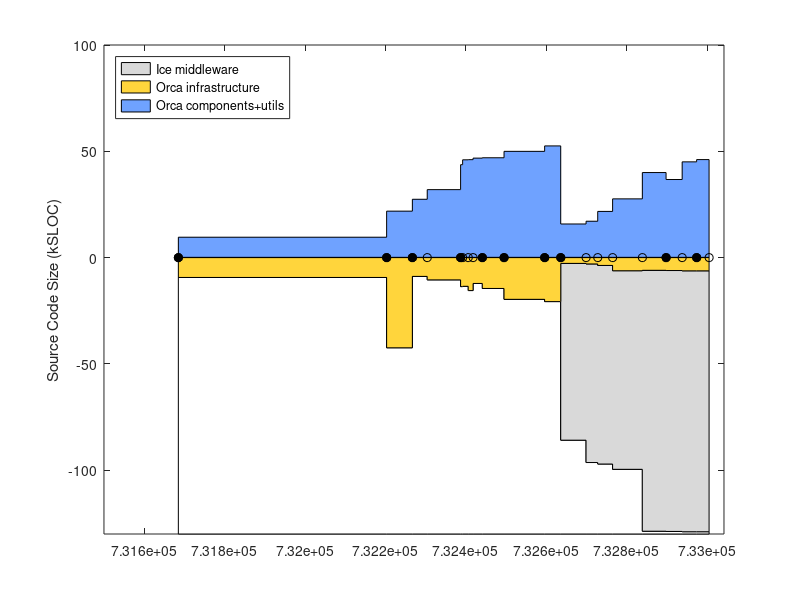

This figure's MATLAB source: (Note: this script raises an error after producing the figure.)
% keep track of orca project size using sloccount
clear all

% include/* except: include/{Freeze IceSSL IcePatch2}
% src/{Ice Slice IceGrid icecpp IceStorm slice2cpp IceUtil IceBox IceXML}
Sice212 = [
(7842-1000) + (22093+18419+11499+10568+4392+4200+4252+567+316)
];
Sice301 = [
(8164-1000) + (23018+19384+19169+10596+4479+4343+4308+622+319)
];
% same as above, but now also add Java:
% src/{IceInternal Ice IceUtil IceBox}
Sice310 = [
(8810-1200) + (24275+20494+22689+10587+4569+4877+4770+667+319) + (13190+6915+1262+493)
];
Sice320 = Sice310;

% for comparison, ASN
Sasn = 90433;

% indeces
iyy=1;
imm=2;
idd=3;
iver=4;
isub=5;
ibase=6;
icomp=7;

Sorca = [ ...
% YY    MM  DD  ?   SUB     BASE        COMP             VERSION
% 0.8.6: a single distro, divide in halves arbitrarily
2003    4   14  1   0       18930/2     18930/2;          % 0.8.6 (last change in doc/ChangeLog
% BASE: orca-base
% COMP: orca-components
2004    9   13  1   0       42543       21726;            % 0.11.0
2004    11  16  1   0       8963        27310;            % 0.12.0
2004    12  23  0   0       10596       31845;            % 0.12.1
2005    3  16   1   0       13767       43576;            % 0.13.0
2005    3  21   0   0       13620       45874;            % 0.13.1
2005    4   4   0   0       15630       45944;            % 0.13.2
2005    4   16  0   0       12283       46666;            % 0.13.3
2005    5   9   1   0       14639       46837;            % 0.14.0
2005    7   2   1   0       19751       49854;            % 0.15.0
2005    10  11  1   0       20818       52408;            % 1.0.0
% BASE: just orcaice + interfaces/slice
% COMP: comp + util - orcaice 
2005    11  20  1   Sice212 2320+530    9226+8781-2320;   % 2.0.0-rc1
2006    1   22  0   Sice301 2511+596    9801+9695-2511;   % 2.0.0-rc2
2006    2   20  0   Sice301 2998+813    9867+14734-2998;  % 2.0.0-rc3
2006    3   29  0   Sice301 5250+1052   14625+18131-5250; % 2.0.0-rc4
2006    6   11  0   Sice310 4985+1116   19999+24867-4985; % 2.0.0-rc5
2006    8   9   1   Sice310 5086+1116   19979+21711-5086; % 2.0.0
2006    9   18  0   Sice310 5251+1094   19317+30847-5251  % 2.0.1
2006    10  24  1   Sice310 5251+1094   20049+31180-5251  % 2.0.1+
];
Vorca ={'0.8.6', '0.11.0', '0.12.0', '0.12.1', '0.13.0', '0.13.1', '0.13.2', '0.13.3', '0.14.0', '0.15.0', '1.0.0', ...
    '2.0.0-rc1', '2.0.0-rc2', '2.0.0-rc3', '2.0.0-rc4', '2.0.0-rc5', '2.0.0', '2.0.1', '2.0.1+' }';

% add a dummy release just for display
Sorca(end+1,:) = Sorca(end,:);
Sorca(end,imm) = Sorca(end,imm)+1;
Sorca(end,iver) = 0;
Vorca{end+1} = 'dummy';

% convert dates
Torca = datenum(Sorca(:,iyy),Sorca(:,imm),Sorca(:,idd));

% 2nd digit releases
i2 = (Sorca(:,iver)==1);
Torca2 = Torca(i2);
Vorca2 = Vorca(i2);

Splayer = [ 
% YY    MM  DD  ?   SUB     BASE                COMP           VERSION
% BASE: (server-drivers)+client_libs
% COMP: drivers + utils
2002    12 04   1  0    (17331-12037)+9188      12037+2685;    % 1.3.1
2003    7  15   1  0    (30452-24334)+12458      24334+3064;    % 1.4rc1
2003    12 07   1  0    (37378-30947)+13110     30947+9633;    % 1.4rc2
2004    5  31   1  0    (49225-42643)+13664     42643+3550;    % 1.5
2004    11 12   1  0    (50758-43190)+13545     43190+4479;    % 1.6
2005    1  31   0  0    (52069-44517)+13576     44517+4662;    % 1.6.2
2005    7  28   0  0    (53348-45686)+14300     45686+5188;    % 1.6.5
% BASE: (libplayercore-./bindings/java/net) + client_libs + (libplayertcp-./bindings/java)
% note: libplayerxdr is autogenerated
% COMP: server + utils
2005    10 25   0  0    (4866-0)+7560+(1391-0)  46474+5725      % 2.0pre7
2006    2  28   1  0    (52739-20157)+8513+(2740-1291)  48764+5940 % 2.0.0
2006    3  25   1  0    (53957-20592)+8909+(2740-1291)  47069+5964 % 2.0.1
2006    6  9    1  0    (56741-21756)+9575+(2767-1319)  51983+9438 % 2.0.2
];
Tplayer = datenum(Splayer(:,1),Splayer(:,2),Splayer(:,3));

%  Player v. 2.0.2
%  56741   libplayercore   cpp=33113,java=21756,ansic=1692,python=180
%  51983   server          cpp=42391,ansic=9592
%  9575    client_libs     ansic=5053,cpp=4300,python=222
%  9438    utils           ansic=5310,cpp=3971,python=157
%  8357    top_dir         sh=8357
%  7053    libplayerxdr    ansic=6840,python=213
%  2849    rtk2            ansic=2849
%  2767    libplayertcp    cpp=2383,java=284,ansic=100
%  1352    examples        cpp=1277,ansic=75
%  237     replace         ansic=237
%  205     libplayerjpeg   ansic=205
%  22      doc             sh=19,php=3
%  0       config          (none)

Smax = 130;
d0 = [Torca Torca]'; d0=d0(:); d0(1)=[];
d1 = Smax-Sorca(:,isub)-Sorca(:,ibase); d1 = [d1 d1]'; d1=d1(:); d1(end)=[];
d2 = Sorca(:,isub); d2 = [d2 d2]'; d2=d2(:); d2(end)=[];
d3 = Sorca(:,ibase); d3 = [d3 d3]'; d3=d3(:); d3(end)=[];
d4 = Sorca(:,icomp); d4 = [d4 d4]'; d4=d4(:); d4(end)=[];

figure(1), clf
ha=area( d0, [d1 d2 d3 d4]/1e3, -Smax ); hold on
plot( Torca, 0*Torca, 'k-o' )
h2=plot( Torca2, 0*Torca2, 'ko' );
set(h2,'markerfacecolor','k')
ylabel('Source Code Size (kSLOC)')

set(ha(1),'facecolor',1*[1 1 1]);
set(ha(2),'facecolor',.85*[1 1 1]);
set(ha(3),'facecolor',min(255,[255 153 0]+60)/255);
set(ha(4),'facecolor',min(255,[51 102 255]+60)/255);
ha(1)=[];
legend(ha,'Ice middleware','Orca infrastructure','Orca components+utils', 'Location','NorthWest')
%  xlim(datenum([2004;2005],[7;7],[1;1]) )
ylim([-Smax 100])
ax=axis;
xlim( [ax(1) datenum([2006 12 31])] )
ax=axis;
% label releases
mark('x', Torca2 )
i2odd = (1:2:length(Torca2));
ht = text(Torca2(i2odd)+5,.04*ax(4)*ones(length(i2odd),1),Vorca2(i2odd));
set(ht,'fontsize',8)
i2even = (2:2:length(Torca2));
ht = text(Torca2(i2even)+5,.08*ax(4)*ones(length(i2even),1),Vorca2(i2even));
set(ht,'fontsize',8)
datetick( 'x', 12 )
hp = plot( Tplayer, -Splayer(:,ibase)/1e3, 'k--o', Tplayer, Splayer(:,icomp)/1e3, 'k--o' );
set(hp, 'color', .5*[1 1 1] )
hpt = text( Tplayer(2), -Splayer(2,ibase)/1e3-8, 'Player infrastructure');
set(hpt, 'color', .5*[1 1 1] )
hpt = text( Tplayer(2), Splayer(2,icomp)/1e3-5, 'Player "components+utils"');
set(hpt, 'color', .5*[1 1 1] )
%mark('y', Dasn(1,1)/1e3 );
%text( datenum([2003 5 1]), Dasn(1,1)/1e3, 'ASN')
xlabel('Releases')
title('orca-robotics.sf.net')

ht=text(datenum(2003,7,1),-Smax+10, '* generated using David A. Wheeler`s SLOCCount' );
set(ht,'fontsize',8)

return
wpos = get(gcf,'position')
ppos = get(gcf,'paperposition')
ppos(4) = wpos(4) * ppos(3)/wpos(3);
ppos
set(gcf,'paperposition', ppos );
print -dpng 'release_sloc_hist'

set(gca,'xtick',Torca2, 'xticklabel', v2)
mark('x',2005)
text(2005,0,'2005')
